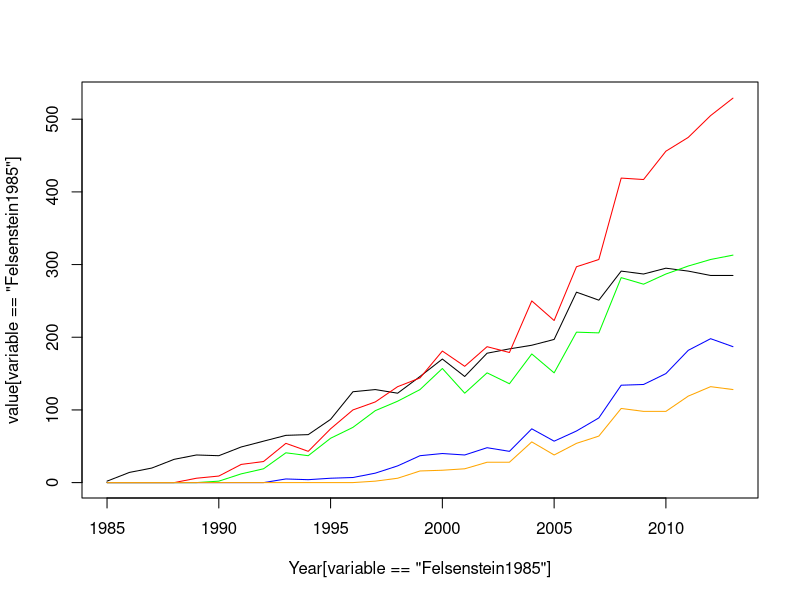

This chart was generated by the following R code:
library(ggplot2)
library(reshape)

ds <- read.csv("Data/CitesThruTime.csv")
type <- read.csv("Data/PaperContents.csv")

# Reshape the data so it's in long format
data_long <- melt(ds, id = "Year")

# Merge in data explaining what each paper contains
ds.all <- merge(data_long, type, by.x = "variable", by.y = "Paper")

# Remove Felsenstein 1985 & Harvey&Pagel 1991
ds.all <- subset(ds.all, variable != "Felsenstein1985"
	& variable != "HarveyPagel1991")

# Summarise citations for each type of assumption
dsBrownian <- with(ds.all[which(ds.all$Brownian == "Yes"), ], 
	               aggregate(value, by = list(Year), 
	               	         FUN = sum, na.rm = TRUE))

dsBrownianTest <- with(ds.all[which(ds.all$BrownianTest == "Yes"), ], 
	               aggregate(value, by = list(Year), 
	               	         FUN = sum, na.rm = TRUE))

dsTree <- with(ds.all[which(ds.all$Tree == "Yes"), ], 
	               aggregate(value, by = list(Year), 
	               	         FUN = sum, na.rm = TRUE))

dsTreeTest <- with(ds.all[which(ds.all$TreeTest == "Yes"), ], 
	               aggregate(value, by = list(Year), 
	               	         FUN = sum, na.rm = TRUE))

# Simple plot

# Plot Felsenstein1985 citations
plot(value[variable == "Felsenstein1985"] ~ 
     Year[variable == "Felsenstein1985"], 
     data = data_long, type = "l", ylim = c(0,530))

# Add lines for papers mentioning various assumptions
points(x ~ Group.1, data = dsBrownian, col = "red", type = "l")
points(x ~ Group.1, data = dsBrownianTest, col = "green", type = "l")
points(x ~ Group.1, data = dsTree, col = "blue", type = "l")
points(x ~ Group.1, data = dsTreeTest, col = "orange", type = "l")
